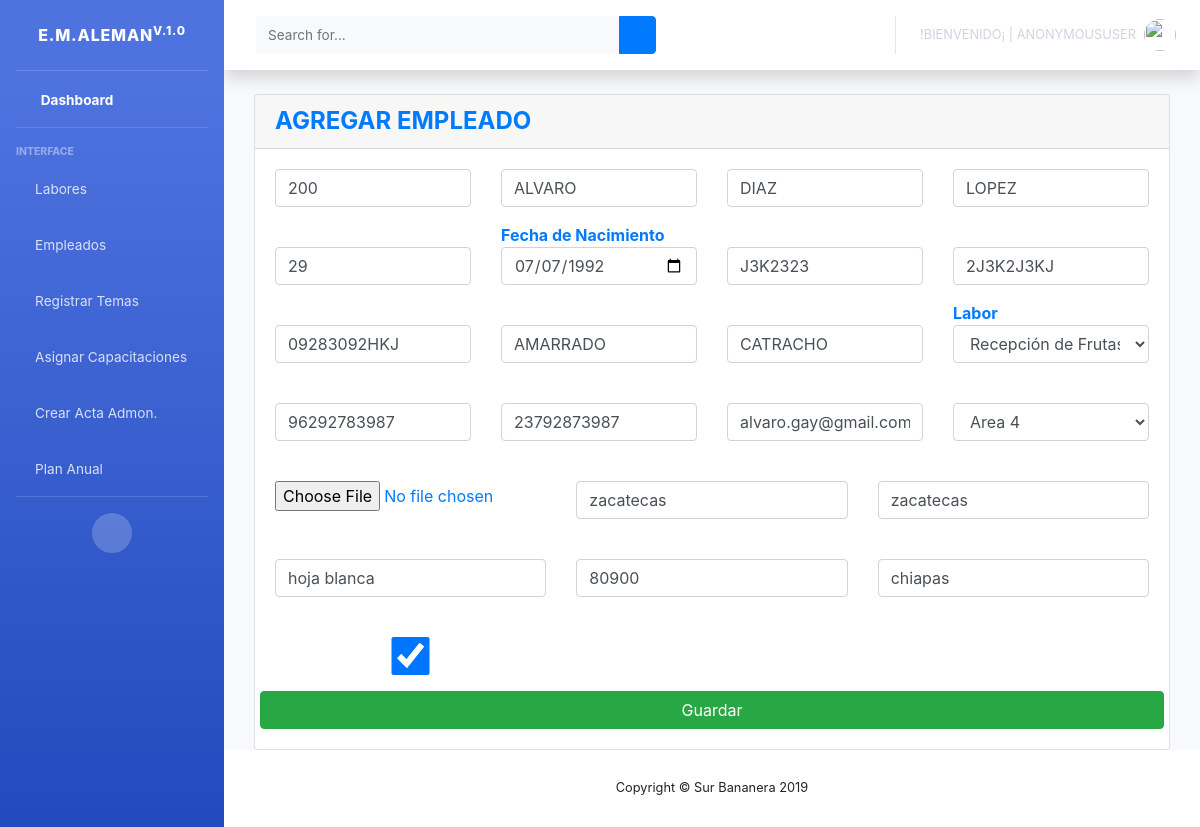
Screenshot of /bananera/editarEmpleado/200 with the database file from the repository.
### surBananas/models.py (models this page shows, shortened)
class empleados(models.Model):
    choice_fase ={('', 'Areas'),('Area 1','Area 1'),('Area 2','Area 2'),('Area 3','Area 3'),('Area 4','Area 4'),('Area 5','Area 5'),('Unidad de Empaque','Unidad de Empaque'),('Unidad de Producción','Unidad de Producción'),('Nutricion','Nutricion'),('Riego','Riego'),('Moko','Moko'),('Sigatoka','Sigatoka'), ('Seguridad','Seguridad'),('Otros','Otros')}
    fase = models.CharField(choices=choice_fase, default='', max_length=20, blank=True, null=True)
    codigoEmpleado = models.CharField(max_length=100, unique=True, primary_key=True)
    nombres = models.CharField(max_length=30, blank=True, null=True)
    apellidoPaterno = models.CharField(max_length=30, blank=True, null=True)
    apellidoMaterno = models.CharField(max_length=30, blank=True, null=True)
    edad = models.IntegerField(blank=True, null=True)
    fechaNacimiento = models.DateField(auto_now=False, blank=True, null=True)
    numeroSeguroSocial = models.CharField(max_length=100, blank=True, null=True)
    curp = models.CharField(max_length=20, blank=True, null=True)
    rfc = models.CharField(max_length=20, blank=True, null=True)
    estadoCivil = models.CharField(max_length=20, blank=True, null=True)
    nacionalidad = models.CharField(max_length=100,blank=True, null=False)
    telefono = models.IntegerField(max_length=20, blank=True, null=True)
    celular = models.IntegerField(max_length=20, blank=True, null=True)
    correoElectronico = models.EmailField(max_length=100, blank=True, null=True)
    direccion = models.CharField(max_length=200, blank=True, null=True)
    ciudad = models.CharField(max_length=200, blank=True, null=True)
    colonia = models.CharField(max_length=200, blank=True, null=True)
    codigoPostal = models.IntegerField(max_length=20, blank=True, null=True)
    estado = models.CharField(max_length=20, blank=True, null=True)
    imagen = models.ImageField(upload_to="fotos/", blank=True, null=True)
    area = models.ForeignKey(areas, on_delete=models.CASCADE)
    status = models.BooleanField('¡Dar de baja!', default= True)
    fechaEliminacion = models.DateField(auto_now=False, blank=True, null=True)
    motivoEliminacion = models.CharField(max_length=500, blank=True, null=True)
    created_at = models.DateTimeField(auto_now_add=True, blank=True, null=True)

### surBananas/views.py (the view)
# urls.py: path('editarEmpleado/<int:pk>', views.ActualizarEmpleado.as_view(), name = 'editarEmpleado'),
class ActualizarEmpleado(UpdateView):
    model = empleados
    template_name = 'agregarEmpleado.html'
    form_class = EmpleadosForm
    success_url = reverse_lazy('lista')

### surBananas/models.py (called while the page is built)
    def __str__(self):
        if self.puesto == None:
            return "----------"
        return self.puesto

### surBananas/templates/agregarEmpleado.html (shortened to what this page needs)
{% extends 'indexAdmin.html' %}
{% block contenido %}
    <div class="content">
        <div class="container-fluid">
            <div class="row">
                <div class="col-md-12">
                    <div class="card">
                        <div class="card-header card-header-warning">
                            <h4 class="card-title m-0 font-weight-bold text-primary" > AGREGAR EMPLEADO</h4>
                        </div>
                        <div class="card-body">
                            <form method="post" enctype="multipart/form-data">
                                <div class="row">
                                    {% if error %}
                                        <h1>{{ error }}</h1>
                                    {% else %}
                                        <div class="col-md-3">
                                            <div class="form-group">
                                                {{ form.codigoEmpleado}}
                                            </div>
                                        </div>
                                        <div class="col-md-3">
                                            <div class="form-group">
                                                {{ form.nombres }}
                                            </div>
                                        </div>
                                        <div class="col-md-3">
                                            <div class="form-group">
                                                {{ form.apellidoPaterno }}
                                            </div>
                                        </div>
                                        <div class="col-md-3">
                                            <div class="form-group">
                                                {{ form.apellidoMaterno }}
                                            </div>
                                        </div>
                                        <div class="col-md-3"><br>
                                            <div class="form-group">
                                                {{ form.edad }}
                                            </div>
                                        </div>
                                        <div class="col-md-3 m-0 font-weight-bold text-primary">
                                            <div class="form-group">Fecha de Nacimiento
                                                {{ form.fechaNacimiento }}
                                            </div>
                                        </div>
                                        <div class="col-md-3"><br>
                                            <div class="form-group">
                                                {{ form.numeroSeguroSocial }}
                                            </div>
                                        </div>
                                        <div class="col-md-3"><br>
                                            <div class="form-group">
                                                {{ form.curp }}
                                            </div>
                                        </div>
                                        <div class="col-md-3"><br>
                                            <div class="form-group">
                                                {{ form.rfc }}
                                            </div>
                                        </div>
                                        <div class="col-md-3"><br>
                                            <div class="form-group">
                                                {{ form.estadoCivil }}
                                            </div>
                                        </div>
                                        <div class="col-md-3"><br>
                                            <div class="form-group">
                                                {{ form.nacionalidad }}
                                            </div>
                                        </div>
                                        <div class="col-md-3 m-0 font-weight-bold text-primary">Labor
                                            <div class="form-group">
                                                {{ form.area }}
                                            </div>
                                        </div>
                                        <div class="col-md-3"><br>
                                            <div class="form-group">
                                                {{ form.telefono }}
                                            </div>
                                        </div>
                                        <div class="col-md-3"><br>
                                            <div class="form-group">
                                                {{ form.celular }}
                                            </div>
                                        </div>
                                        <div class="col-md-3"><br>
                                            <div class="form-group">
                                                {{ form.correoElectronico }}
                                            </div>
                                        </div>
                                        <div class="col-md-3"><br>
                                            <div class="form-group">
                                                {{ form.fase }}
                                            </div>
                                        </div>
                                        <div class="col-md-4 m-0 font-weight-bold text-primary"><br>
                                            <div class="form-group">
                                                {{ form.imagen}}
                                            </div>
                                        </div>
                                        <div class="col-md-4"><br>
                                            <div class="form-group">
                                                {{ form.direccion }}
                                            </div>
                                        </div>
                                        <br><br><br>
                                        <div class="col-md-4"><br>
                                            <div class="form-group">
                                                {{ form.ciudad }}
                                            </div>
                                        </div>
                                        <div class="col-md-4"><br>
                                            <div class="form-group">
                                                {{form.colonia}}
                                            </div>
                                        </div>
                                        <div class="col-md-4"><br>
                                            <div class="form-group">
                                                {{form.codigoPostal}}
                                            </div>
                                        </div>
                                        <div class="col-md-4"><br>
                                            <div class="form-group">
                                                {{form.estado }}
                                            </div>
                                        </div>
                                         <div class="col-md-4"><br>
                                            <div class="form-group">
                                                {{form.status }}
                                            </div>
                                        </div>
                                        <button type="submit" class="btn btn-success btn-block pull-right">Guardar</button>
                                    {% endif %}
                                </div>
                            </form>
                        </div>
                    </div>
                </div>
            </div>
        </div>
    </div>
{% endblock contenido %}

### rows the page displays
empleados: codigoEmpleado "200", nombres "ALVARO", apellidoPaterno "DIAZ", apellidoMaterno "LOPEZ", edad "29", fechaNacimiento "07/07/1992", numeroSeguroSocial "J3K2323", curp "2J3K2J3KJ", rfc "09283092HKJ", estadoCivil "AMARRADO", nacionalidad "CATRACHO", area "Recepción de Frutas", telefono "96292783987", celular "23792873987", correoElectronico "alvaro.gay@gmail.com", fase "Area 4", direccion "zacatecas", ciudad "zacatecas", colonia "hoja blanca", codigoPostal "80900", estado "chiapas", status "☑"

### other values shown
{{ user }} "ANONYMOUSUSER"
